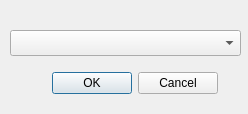
<?xml version="1.0" encoding="UTF-8"?>
<ui version="4.0">
 <class>Dialog_selector_bases</class>
 <widget class="QDialog" name="Dialog_selector_bases">
  <property name="geometry">
   <rect>
    <x>0</x>
    <y>0</y>
    <width>248</width>
    <height>114</height>
   </rect>
  </property>
  <property name="windowTitle">
   <string>SELECTOR DE BASES DE DATOS</string>
  </property>
  <widget class="QComboBox" name="combo_bases_carga">
   <property name="geometry">
    <rect>
     <x>10</x>
     <y>30</y>
     <width>231</width>
     <height>26</height>
    </rect>
   </property>
   <property name="sizePolicy">
    <sizepolicy hsizetype="Expanding" vsizetype="Fixed">
     <horstretch>0</horstretch>
     <verstretch>0</verstretch>
    </sizepolicy>
   </property>
   <property name="toolTip">
    <string>&lt;html&gt;&lt;head/&gt;&lt;body&gt;&lt;p align=&quot;center&quot;&gt;&lt;span style=&quot; font-weight:700;&quot;&gt;SELECCIONAR BASE &lt;br/&gt;DE DATOS&lt;/span&gt;&lt;/p&gt;&lt;/body&gt;&lt;/html&gt;</string>
   </property>
   <property name="styleSheet">
    <string notr="true"/>
   </property>
  </widget>
  <widget class="QDialogButtonBox" name="buttonBox_carga_bases">
   <property name="geometry">
    <rect>
     <x>50</x>
     <y>70</y>
     <width>168</width>
     <height>26</height>
    </rect>
   </property>
   <property name="standardButtons">
    <set>QDialogButtonBox::StandardButton::Cancel|QDialogButtonBox::StandardButton::Ok</set>
   </property>
  </widget>
 </widget>
 <resources/>
 <connections/>
</ui>
